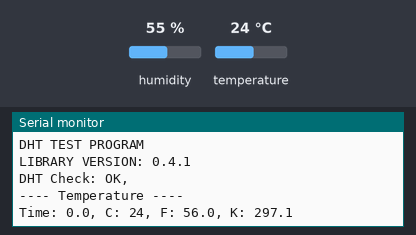
The sketch below on a simulated Arduino Uno, built with avr-gcc and run on an emulated ATmega328P. Shown: the last lines printed to the serial monitor. The inputs (shaded band) are chosen by the test bench; at power-on: temperature 24 °C, humidity 55 %.

Above: at 1.2 s.
1.3 s: temperature set to 28 °C
At 2.5 s:
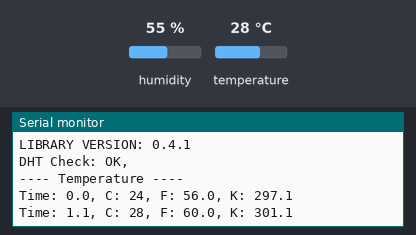
2.8 s: temperature set to 33 °C
At 4.3 s:
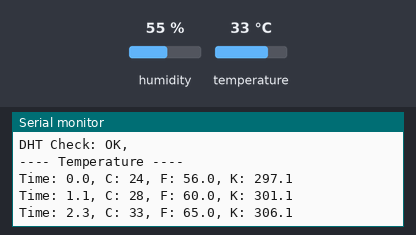

The sketch:

Lab4.ino
```cpp
#include <dht11.h>

dht11 DHT;
#define DHT11_PIN 4

float seconds = 0;
float deltaTemp = 0.0;

void setup(){
  Serial.begin(9600);
  Serial.println("\nDHT TEST PROGRAM ");
  Serial.print("LIBRARY VERSION: ");
  Serial.println(DHT11LIB_VERSION);
  Serial.print("DHT Check: ");
  int chk = DHT.read(DHT11_PIN);
  switch (chk){
    case DHTLIB_OK:
                Serial.print("OK,\t");
                break;
    case DHTLIB_ERROR_CHECKSUM:
                Serial.print("Checksum error,\t");
                break;
    case DHTLIB_ERROR_TIMEOUT:
                Serial.print("Time out error,\t");
                break;
    default:
                Serial.print("Unknown error,\t");
                break;
  }

  Serial.println();
  Serial.println("\n---- Temperature ----");
}

void tempPrint(int temp){

  Serial.print(", C: ");
  Serial.print(temp,1);
  Serial.print(", F: ");
  Serial.print(fahrenheit(temp), 1);
  Serial.print(", K: ");
  Serial.println(kelvin(temp), 1);
}

float fahrenheit(float cel){
  return cel * (9/5)  + 32;
}

float kelvin(float cel){
  return cel + 273.15;
}

void loop(){
  DHT.read(DHT11_PIN);
  float temp = DHT.temperature;

  if (temp > deltaTemp){
    deltaTemp = temp;
    Serial.print("Time: ");
    Serial.print(seconds, 1);
    tempPrint(deltaTemp);
  }

  delay(100);
  seconds += 0.1;
}
```

Measured:
- after the input at 1.3 s, the serial monitor: prints a new line after 0.12 s (image 1)
- after the input at 2.8 s, the serial monitor: prints a new line after 0.10 s (image 2)
